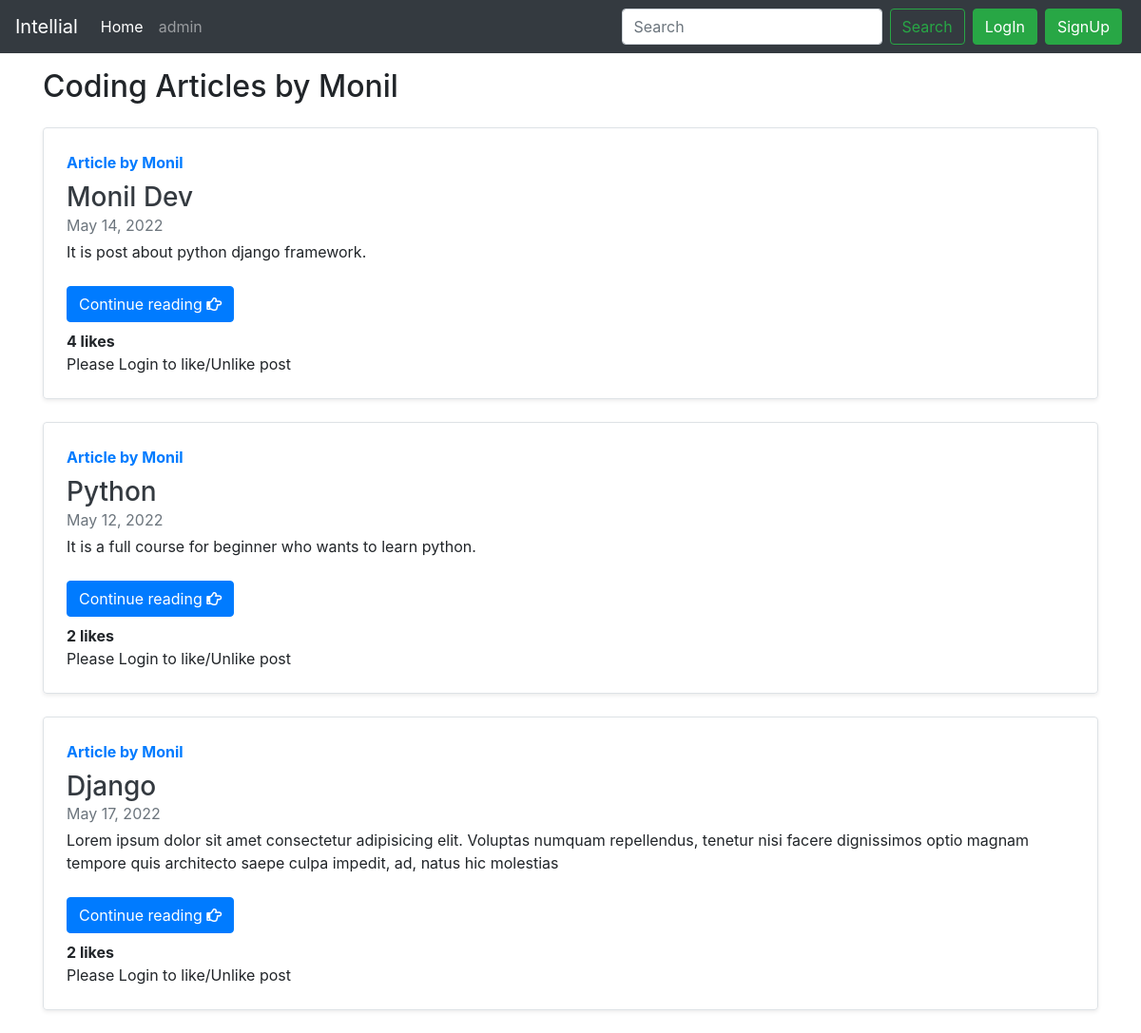
The page / on the database its author committed.
### post_comments/models.py (models this page shows, shortened)
class Post(models.Model):
    post_id = models.AutoField(primary_key=True)
    title = models.CharField(max_length=30,default="")
    author = models.CharField(max_length=30,default="")
    content = models.TextField(max_length=200,default="")
    liked = models.ManyToManyField(User,default=None, blank=True)
    pub_date = models.DateField()

### post_comments/views.py (the view)
# urls.py: path('',views.index,name='home'),
def index(request):
    myposts = Post.objects.all()
    user = request.user
    context = {"myposts": myposts, "user": user}
    return render(request, "index.html", context)

### post_comments/templates/index.html (shortened to what this page needs)
{%extends 'base.html'%}
{%block body%}
{%load humanize%}
<div class="container my-3">
    <h2>Coding Articles by Monil</h2>
    {% for item in myposts %}
    <div
        class="row no-gutters border rounded overflow-hidden flex-md-row mb-4 shadow-sm h-md-250 my-4 position-relative">
        <div class="col p-4 d-flex flex-column position-static">
            <strong class="d-inline-block mb-2 text-primary">Article by {{item.author}}</strong>
            <h3 class="mb-0"><a class="text-dark" href="/post/{{item.post_id}}">{{item.title}} </a> </h3>
            <div class="mb-1 text-muted">{{item.pub_date}}</div>
            <p class="card-text mb-auto">
            <div class="preview"> {{item.content|safe| truncatechars:500}}</div>
            </p>
            <div class="my-2">
                <a href="/post/{{item.post_id}}" role="button" class="btn btn-primary">Continue reading <i class="	far fa-hand-point-right"></i></a>
            </div>
            <strong>{{item.liked.all.count}} likes</strong>
            {% if user.is_authenticated %}
            <form action="/like/" method="post">
                {%csrf_token%}
                <input type="hidden" name="post_id" value="{{item.post_id}}">
                {%if user not in item.liked.all%}
                    <button class="btn btn-success" type="submit"><i class="fas fa-thumbs-up"></i> Like</button>
                {%else%}
                <button class="btn btn-danger" type="submit"><i class="fas fa-thumbs-down"></i> Unlike</button>
                {%endif%}
            </form>
            {%else%}
            Please Login to like/Unlike post
            {%endif%}
        </div>
    </div>
    {% endfor %}
</div>
{%endblock%}

### post_comments/templates/base.html (shortened to what this page needs)
<!doctype html>
<html lang="en">
<head>
  <link rel="stylesheet" href="https://cdn.jsdelivr.net/npm/bootstrap@4.6.1/dist/css/bootstrap.min.css">
  <link rel="stylesheet" href="https://use.fontawesome.com/releases/v5.7.0/css/all.css">
</head>
<body>
  <nav class="navbar navbar-expand-lg navbar-dark bg-dark">
    <a class="navbar-brand" href="#">Intellial</a>
    <div class="collapse navbar-collapse" id="navbarSupportedContent">
      <ul class="navbar-nav mr-auto">
        <li class="nav-item active">
          <a class="nav-link" href="/">Home <span class="sr-only">(current)</span></a>
        </li>
        <li class="nav-item">
          <a class="nav-link" href="/admin">admin</a>
        </li>
      </ul>
      <form class="form-inline my-2 my-lg-0">
        <input class="form-control mr-sm-2" type="search" placeholder="Search" aria-label="Search">
        <button class="btn btn-outline-success my-2 my-sm-0" type="submit">Search</button>
      </form>
      {% if user.is_authenticated %}
      <ul class="navbar-nav mr-2">
        <li class="nav-item dropdown">
          <a class="nav-link dropdown-toggle" href='#' id="navbarDropdown" role="button" data-toggle="dropdown"> Welcome
            {{request.user}}</a>
          <div class="dropdown-menu" aria-labelledby="navbarDropdown">
            <a class="dropdown-item" href="/logout">Logout</a>
          </div>
        </li>
      </ul>
    </div>
    {% else %}
    <a href='/login'><button type="button" class="btn btn-success my-2 mr-2 ml-2 my-sm-0">
        LogIn
      </button></a>
    <a href='/signup'>
      <button type="button" class="btn btn-success my-2 mr-1 my-sm-0" data-toggle="modal" data-target="#signupModal">
        SignUp
      </button></a>
    {%endif%}
    </div>
  </nav>
  {%block body%}
  {%endblock%}
</body>
</html>

### rows shown on the page
Post: author "Monil", title "Monil Dev", pub_date "May 14, 2022", content "It is post about python django framework.", liked.all.count "4"
Post: author "Monil", title "Python", pub_date "May 12, 2022", content "It is a full course for beginner who wants to learn python.", liked.all.count "2"
Post: author "Monil", title "Django", pub_date "May 17, 2022", content "Lorem ipsum dolor sit amet consectetur adipisicing elit. Voluptas numquam repellendus, tenetur nisi facere dignissimos optio magnam tempore quis architecto saepe culpa impedit, ad, natus hic molestias", liked.all.count "2"
